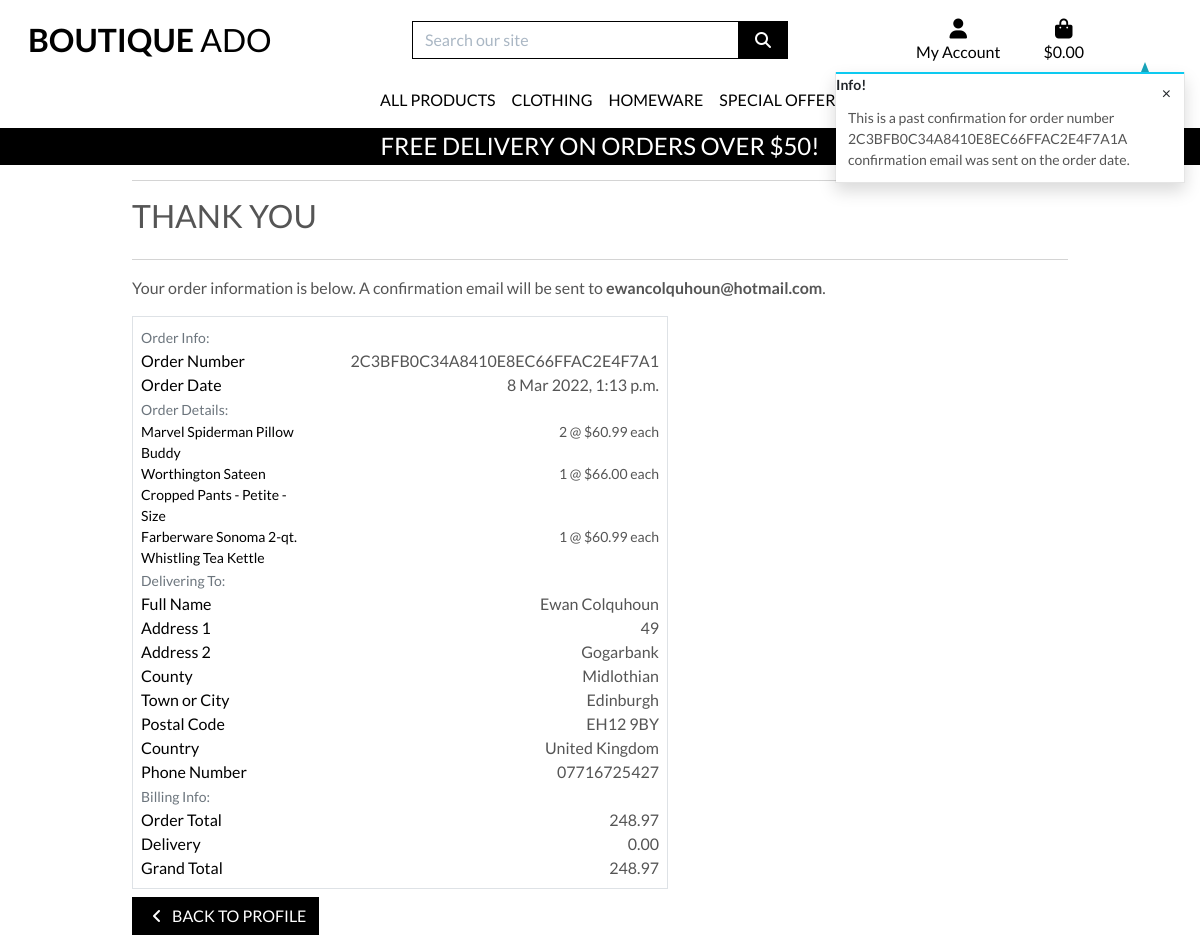
Screenshot of /profile/order_history/2C3BFB0C34A8410E8EC66FFAC2E4F7A1 with the database file from the repository.
### checkout/models.py (models this page shows, shortened)
class Order(models.Model):
    order_number = models.CharField(max_length=32, null=False, editable=False)
    user_profile = models.ForeignKey(UserProfile, on_delete=models.SET_NULL,
                                     null=True, blank=False, related_name='orders')
    full_name = models.CharField(max_length=50, null=False, blank=False)
    email = models.EmailField(max_length=254, null=False, blank=False)
    phone_number = models.CharField(max_length=20, null=False, blank=False)
    country = CountryField(blank_label='Country', null=False, blank=False)
    postcode = models.CharField(max_length=20, null=True, blank=True)
    town_or_city = models.CharField(max_length=40, null=False, blank=False)
    street_address1 = models.CharField(max_length=80, null=False, blank=False)
    street_address2 = models.CharField(max_length=80, null=True, blank=True)
    county = models.CharField(max_length=80, null=True, blank=True)
    date = models.DateTimeField(auto_now_add=True)
    delivery_cost = models.DecimalField(max_digits=6, decimal_places=2, null=False, default=0)
    order_total = models.DecimalField(max_digits=10, decimal_places=2, null=False, default=0)
    grand_total = models.DecimalField(max_digits=10, decimal_places=2, null=False, default=0)
    original_bag = models.TextField(null=False, blank=False, default='')
    stripe_pid = models.CharField(max_length=254, null=False, blank=False, default='')

class OrderLineItem(models.Model):
    order = models.ForeignKey(Order, null=False, blank=False, on_delete=models.CASCADE, related_name='lineitems')
    product = models.ForeignKey(Product, null=False, blank=False, on_delete=models.CASCADE)
    product_size = models.CharField(max_length=2, null=True, blank=True)  # XS, S, M, L, XL
    quantity = models.IntegerField(null=False, blank=False, default=0)
    lineitem_total = models.DecimalField(max_digits=6, decimal_places=2, null=False, blank=False, editable=False)

### products/models.py (models this page shows, shortened)
class Product(models.Model):
    category = models.ForeignKey('Category', null=True, blank=True, on_delete=models.SET_NULL)
    sku = models.CharField(max_length=254, null=True, blank=True)
    name = models.CharField(max_length=254)
    description = models.TextField()
    has_sizes = models.BooleanField(default=False, null=True, blank=True)
    price = models.DecimalField(max_digits=6, decimal_places=2)
    rating = models.DecimalField(max_digits=6, decimal_places=2, null=True, blank=True)
    image_url = models.URLField(max_length=1024, null=True, blank=True)
    image = models.ImageField(null=True, blank=True)

### profiles/views.py (the view)
# urls.py: path('order_history/<order_number>', views.order_history, name='order_history'),
def order_history(request, order_number):
    order = get_object_or_404(Order, order_number=order_number)
    messages.info(request, (
    f'This is a past confirmation for order number {order_number}'
    'A confirmation email was sent on the order date.'
    ))
    template = 'checkout/checkout_success.html'
    context = {
        'order': order,
        'from_profile': True,
    }
    return render(request, template, context)

### bag/contexts.py (called while the page is built, shortened)
def bag_contents(request):
    bag_items = []
    total = 0
    product_count = 0
    bag = request.session.get('bag', {})
    if total < settings.FREE_DELIVERY_THRESHOLD:
        delivery = total * Decimal(settings.STANDARD_DELIVERY_PERCENTAGE / 100)
        free_delivery_delta = settings.FREE_DELIVERY_THRESHOLD - total
    else:
        delivery = 0
        free_delivery_delta = 0
    grand_total = delivery + total
    context = {
        'bag_items': bag_items,
        'total': total,
        'product_count': product_count,
        'delivery': delivery,
        'free_delivery_delta': free_delivery_delta,
        'free_delivery_threshold': settings.FREE_DELIVERY_THRESHOLD,
        'grand_total': grand_total,
    }
    return context

### checkout/templates/checkout/checkout_success.html (shortened to what this page needs)
{% extends "base.html" %}
{% load static %}
{% block extra_css %}
    <link rel="stylesheet" href="{% static 'checkout/css/checkout.css' %}">
{% endblock %}
{% block page_header %}
    <div class="container header-container">
    </div>
{% endblock %}
{% block content %}
    <div class="overlay"></div>
    <div class="container bm-2">
        <div class="row">
            <div class="col">
                <hr>
                <h2 class="logo-font mb-4">Thank You</h2>
                <hr>
                <p>Your order information is below. A confirmation email will be sent to <strong>{{ order.email }}</strong>.</p>
            </div>
        </div>
        <div class="row">
            <div class="col-12 col-lg-7">
                <div class="order-confirmation-wrapper p-2 border">
                    <div class="row">
                        <div class="col">
                            <small class="text-muted">Order Info:</small>
                        </div>
                    </div>
                    <div class="row">
                        <div class="col-12 col-md-4">
                            <p class="mb-0 text-black font-weight-bold">Order Number</p>
                        </div>
                        <div class="col-12 col-md-8 text-md-end">
                            <p class="mb-0">{{ order.order_number }}</p>
                        </div>
                    </div>
                    <div class="row">
                        <div class="col-12 col-md-4">
                            <p class="mb-0 text-black font-weight-bold">Order Date</p>
                        </div>
                        <div class="col-12 col-md-8 text-md-end">
                            <p class="mb-0">{{ order.date }}</p>
                        </div>
                    </div>
                    <div class="row">
                        <div class="col">
                            <small class="text-muted">Order Details:</small>
                        </div>
                    </div>
                    {% for item in order.lineitems.all %}
                    <div class="row">
                        <div class="col-12 col-md-4">
                            <p class="small mb-0 text-black font-weight-bold">
                                {{ item.product.name }}{% if item.product_size %} - Size {{ item.product.size|upper }}{% endif %}
                            </p>
                        </div>
                        <div class="col-12 col-md-8 text-md-end">
                            <p class="small mb-0">{{ item.quantity }} @ ${{ item.product.price }} each</p>
                        </div>
                    </div>
                    {% endfor %}
                    <div class="row">
                        <div class="col">
                            <small class="text-muted">Delivering To:</small>
                        </div>
                    </div>
                    <div class="row">
                        <div class="col-12 col-md-4">
                            <p class="mb-0 text-black font-weight-bold">Full Name</p>
                        </div>
                        <div class="col-12 col-md-8 text-md-end">
                            <p class="mb-0">{{ order.full_name }}</p>
                        </div>
                    </div>
                    <div class="row">
                        <div class="col-12 col-md-4">
                            <p class="mb-0 text-black font-weight-bold">Address 1</p>
                        </div>
                        <div class="col-12 col-md-8 text-md-end">
                            <p class="mb-0">{{ order.street_address1 }}</p>
                        </div>
                    </div>
                    {% if order.street_address2 %}
                    <div class="row">
                        <div class="col-12 col-md-4">
                            <p class="mb-0 text-black font-weight-bold">Address 2</p>
                        </div>
                        <div class="col-12 col-md-8 text-md-end">
                            <p class="mb-0">{{ order.street_address2 }}</p>
                        </div>
                    </div>
                    {% endif %}
                    {% if order.county %}
                    <div class="row">
                        <div class="col-12 col-md-4">
                            <p class="mb-0 text-black font-weight-bold">County</p>
                        </div>
                        <div class="col-12 col-md-8 text-md-end">
                            <p class="mb-0">{{ order.county }}</p>
                        </div>
                    </div>
                    {% endif %}
                    <div class="row">
                        <div class="col-12 col-md-4">
                            <p class="mb-0 text-black font-weight-bold">Town or City</p>
                        </div>
                        <div class="col-12 col-md-8 text-md-end">
                            <p class="mb-0">{{ order.town_or_city }}</p>
                        </div>
                    </div>
                    {% if order.postcode %}
                    <div class="row">
                        <div class="col-12 col-md-4">
                            <p class="mb-0 text-black font-weight-bold">Postal Code</p>
                        </div>
                        <div class="col-12 col-md-8 text-md-end">
                            <p class="mb-0">{{ order.postcode }}</p>
                        </div>
                    </div>
                    {% endif %}
                    <div class="row">
                        <div class="col-12 col-md-4">
                            <p class="mb-0 text-black font-weight-bold">Country</p>
                        </div>
                        <div class="col-12 col-md-8 text-md-end">
                            <p class="mb-0">{{ order.country }}</p>
                        </div>
                    </div>
                    <div class="row">
                        <div class="col-12 col-md-4">
                            <p class="mb-0 text-black font-weight-bold">Phone Number</p>
                        </div>
                        <div class="col-12 col-md-8 text-md-end">
                            <p class="mb-0">{{ order.phone_number }}</p>
                        </div>
                    </div>
                    <div class="row">
                        <div class="col">
                            <small class="text-muted">Billing Info:</small>
                        </div>
                    </div>
                    <div class="row">
                        <div class="col-12 col-md-4">
                            <p class="mb-0 text-black font-weight-bold">Order Total</p>
                        </div>
                        <div class="col-12 col-md-8 text-md-end">
                            <p class="mb-0">{{ order.order_total }}</p>
                        </div>
                    </div>
                    <div class="row">
                        <div class="col-12 col-md-4">
                            <p class="mb-0 text-black font-weight-bold">Delivery</p>
                        </div>
                        <div class="col-12 col-md-8 text-md-end">
                            <p class="mb-0">{{ order.delivery_cost }}</p>
                        </div>
                    </div>
                    <div class="row">
                        <div class="col-12 col-md-4">
                            <p class="mb-0 text-black font-weight-bold">Grand Total</p>
                        </div>
                        <div class="col-12 col-md-8 text-md-end">
                            <p class="mb-0">{{ order.grand_total }}</p>
                        </div>
                    </div>
                </div>
            </div>
        </div>
        <div class="row">
            <div class="col-12 col-lg-7 text-endtext-md-end">
            {% if from_profile %}
                <a href="{% url 'profile' %}" class="btn btn-black rounded-0 my-2">
                    <span class="icon mr-2">
                        <i class="fas fa-angle-left"></i>
                    </span>
                    <span class="text-uppercase">Back to profile</span>
                </a>
            {% endif %}
            </div>
        </div>
    </div>
{% endblock %}

### static/css/base.css (style rules this page uses)
html { height: 100%; }
body { background: url('/media/homepage_background_cropped.jpg') no-repeat center center fixed; background-size: cover; height: calc(100vh - 164px); color: #555; font-family: 'Lato'; }
.icon { align-items: center; display: inline-flex; justify-content: center; height: 1.5rem; width: 1.5rem; }
.logo-font { text-transform: uppercase; }
.btn-black { background: black; color: white; }
.text-black { color: #000 !important; }
.overlay { height: 100%; width: 100%; top: 0; left: 0; position: fixed; background: white; z-index: -1; }
@media (min-width: 1200px) { .container { max-width: 80%; } }
@media (min-width: 992px) { .header-container { padding-top: 164px; } }

### rows the page displays
Order: email "ewancolquhoun@hotmail.com", order_number "2C3BFB0C34A8410E8EC66FFAC2E4F7A1", date "8 Mar 2022, 1:13 p.m.", full_name "Ewan Colquhoun", street_address1 "49", street_address2 "Gogarbank", county "Midlothian", town_or_city "Edinburgh", postcode "EH12 9BY", country "United Kingdom", phone_number "07716725427", order_total "248.97", delivery_cost "0.00", grand_total "248.97"
OrderLineItem: product.name "Marvel Spiderman Pillow Buddy", quantity "2", product.price "60.99"
OrderLineItem: product.name "Worthington Sateen Cropped Pants - Petite", quantity "1", product.price "66.00"
OrderLineItem: product.name "Farberware Sonoma 2-qt. Whistling Tea Kettle", quantity "1", product.price "60.99"

### other values shown
{{ free_delivery_threshold }} "50"
{{ message }} "This is a past confirmation for order number 2C3BFB0C34A8410E8EC66FFAC2E4F7A1A confirmation email was sent on the order date."
